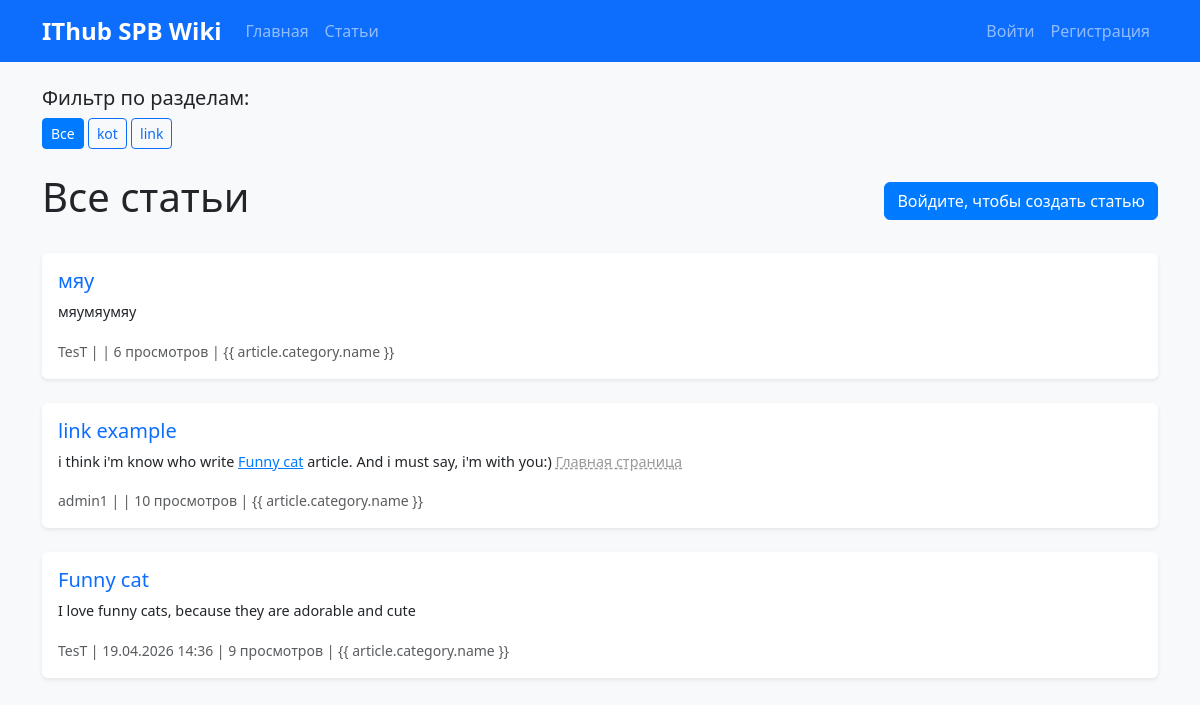
/articles/, run on an earlier commit of the app's database.
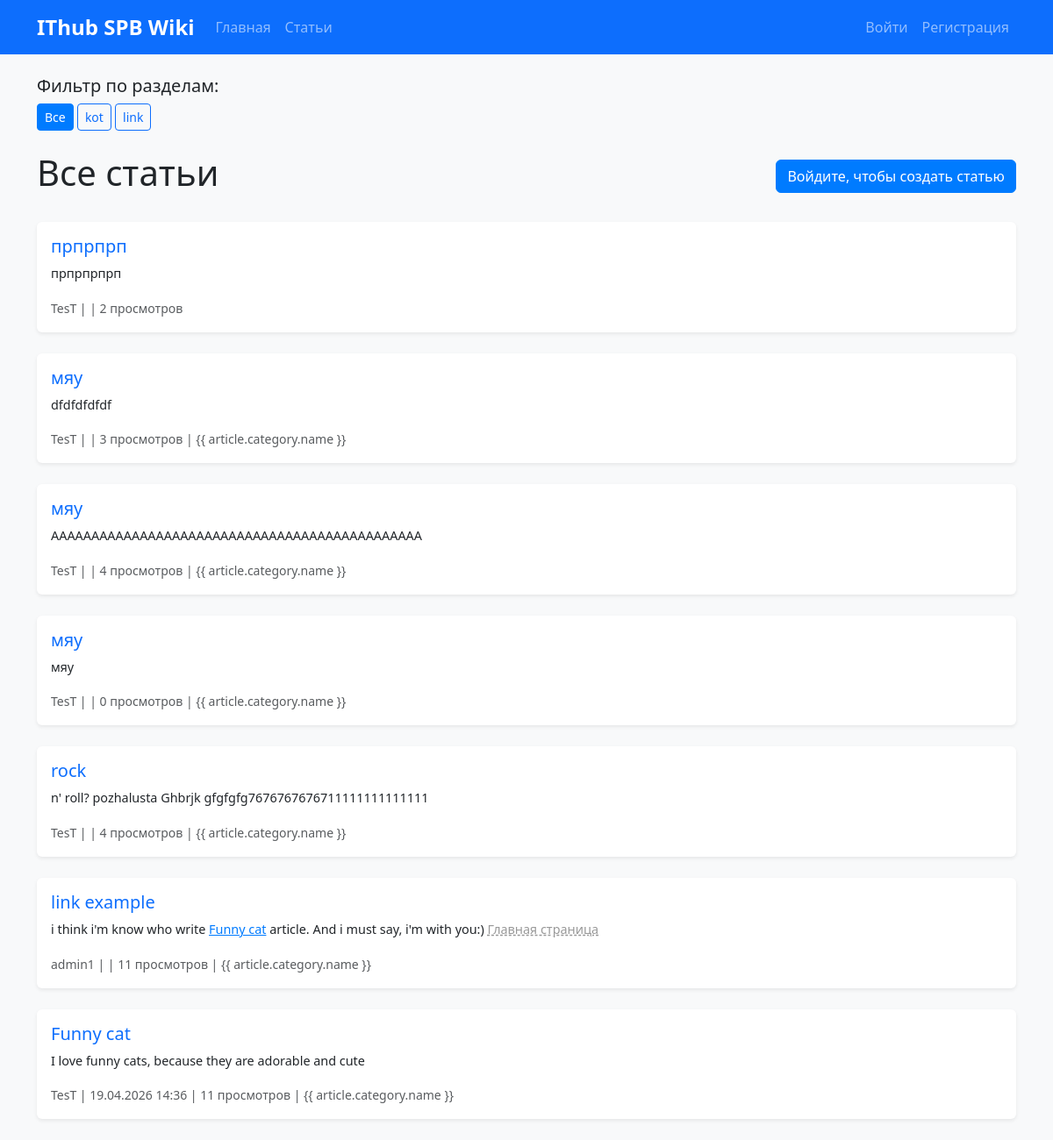
And on a later commit of the database.
### articles/models.py (models this page shows, shortened)
class Category(models.Model):
    name = models.CharField("Название категории", max_length=100)
    description = models.TextField("Описание", blank=True)
    created_at = models.DateTimeField("Создано", auto_now_add=True)
    class Meta:
        verbose_name = "Категория"
        verbose_name_plural = "Категории"
        ordering = ["name"]

class Article(models.Model):
    STATUS_CHOICES = [
        ("draft", "Черновик"),
        ("pending", "На модерации"),
        ("published", "Опубликовано"),
        ("rejected", "Отклонено"),
    ]
    title = models.CharField("Заголовок", max_length=200)
    content = models.TextField("Содержание")
    category = models.ForeignKey(
        Category,
        on_delete=models.SET_NULL,
        null=True,
        blank=True,
        verbose_name="Категория",
        related_name="articles",
    )
    author = models.ForeignKey(
        User, on_delete=models.CASCADE, verbose_name="Автор", related_name="articles"
    )
    status = models.CharField(
        "Статус", max_length=20, choices=STATUS_CHOICES, default="pending"
    )
    created_at = models.DateTimeField("Создано", auto_now_add=True)
    updated_at = models.DateTimeField("Обновлено", auto_now=True)
    published_at = models.DateTimeField("Опубликовано", null=True, blank=True)
    moderation_comment = models.TextField("Комментарий модератора", blank=True)
    moderator = models.ForeignKey(
        User,
        on_delete=models.SET_NULL,
        null=True,
        blank=True,
        verbose_name="Модератор",
        related_name="moderated_articles",
    )
    views_count = models.PositiveIntegerField("Просмотры", default=0)
    class Meta:
        verbose_name = "Статья"
        verbose_name_plural = "Статьи"
        ordering = ["-created_at"]

### articles/views.py (the view)
# urls.py: path("articles/", views.article_list, name="article_list"),
def article_list(request):
    articles = Article.objects.filter(status="published")
    category_id = request.GET.get("category")
    if category_id:
        articles = articles.filter(category_id=category_id)
    paginator = Paginator(articles, 10)
    page_obj = paginator.get_page(request.GET.get("page"))
    categories = Category.objects.all()
    return render(
        request,
        "articles/articlelist.html",
        {
            "articles": page_obj,
            "categories": categories,
            "selected_category": int(category_id) if category_id else None,
        },
    )

### articles/templatetags/wiki_links.py (called while the page is built, shortened)
@register.filter(name="wikilinks")
def wikilinks(value):
    if not value:
        return value
    def replace_link(match):
        text = match.group(1).strip()
        try:
            article = Article.objects.get(title__iexact=text, status="published")
            url = f"/article/{article.pk}/"
            return f'<a href="{url}" class="wiki-link" style="color: #007bff; font-weight: 500;">{text}</a>'
        except Article.DoesNotExist:
            return f'<span style="color:#999; text-decoration: underline dashed;">{text}</span>'
    result = re.sub(r"\[\[(.+?)\]\]", replace_link, value)
    return mark_safe(result)

### articles/templates/articles/articlelist.html (shortened to what this page needs)
{% extends 'articles/base.html' %} {% block content %}
{% load wiki_links %}
<div class="mb-4">
    <h5>Фильтр по разделам:</h5>
    <a href="{% url 'articles:article_list' %}" class="btn btn-sm {% if not selected_category %}btn-primary{% else %}btn-outline-primary{% endif %}">Все</a>
    {% for cat in categories %}
        <a href="?category={{ cat.id }}"
           class="btn btn-sm {% if selected_category == cat.id %}btn-primary{% else %}btn-outline-primary{% endif %}">
            {{ cat.name }}
        </a>
    {% endfor %}
</div>
<div class="row">
  <div class="col-12">
    <div class="d-flex justify-content-between align-items-center mb-4">
      <h1> Все статьи</h1>
      {% if user.is_authenticated %}
      <a href="/create/" class="btn btn-success btn-lg">
        <i class="fas fa-plus-circle"></i> Создать новую статью
      </a>
      {% else %}
      <a href="/login/" class="btn btn-primary">
         Войдите, чтобы создать статью
      </a>
      {% endif %}
    </div>
    {% if articles %} {% for article in articles %}
    <div class="card mb-4 shadow-sm">
      <div class="card-body">
        <h5 class="card-title">
          <a
            href="{% url 'articles:article_detail' article.pk %}"
            class="text-decoration-none"
          >
            {{ article.title }}
          </a>
        </h5>
        <p class="card-text article-preview">
          {{ article.content|wikilinks|truncatewords:80|safe }}
        </p>
        <small class="text-muted">
          {{ article.author.username }} | {{ article.published_at|date:"d.m.Y H:i"|default:article.created_at|date:"d.m.Y H:i" }}
          | {{ article.views_count }} просмотров {% if article.category %} | {{
          article.category.name }}{% endif %}
        </small>
      </div>
    </div>
    {% endfor %} {% endif %}
  </div>
</div>
{% endblock %}

What changed in the data, as far as the page shows it:
no longer on this page (row edited): Article: title "мяу", content|wikilinks "мяумяумяу", author.username "TesT", views_count "6", shows "| {{ article.category.name }}"
added Article: title "прпрпрп", content|wikilinks "прпрпрпрп", author.username "TesT", views_count "2"
added Article: title "мяу", content|wikilinks "dfdfdfdfdf", author.username "TesT", views_count "3", shows "| {{ article.category.name }}"
added Article: title "мяу", content|wikilinks "АААААААААААААААААААААААААААААААААААААААААААААА", author.username "TesT", views_count "4", shows "| {{ article.category.name }}"
added Article: title "мяу", content|wikilinks "мяу", author.username "TesT", views_count "0", shows "| {{ article.category.name }}"
added Article: title "rock", content|wikilinks "n' roll? pozhalusta Ghbrjk gfgfgfg7676767676711111111111111", author.username "TesT", views_count "4", shows "| {{ article.category.name }}"
changed Article "link example": views_count "10" → "11"
changed Article "Funny cat": views_count "9" → "11"
